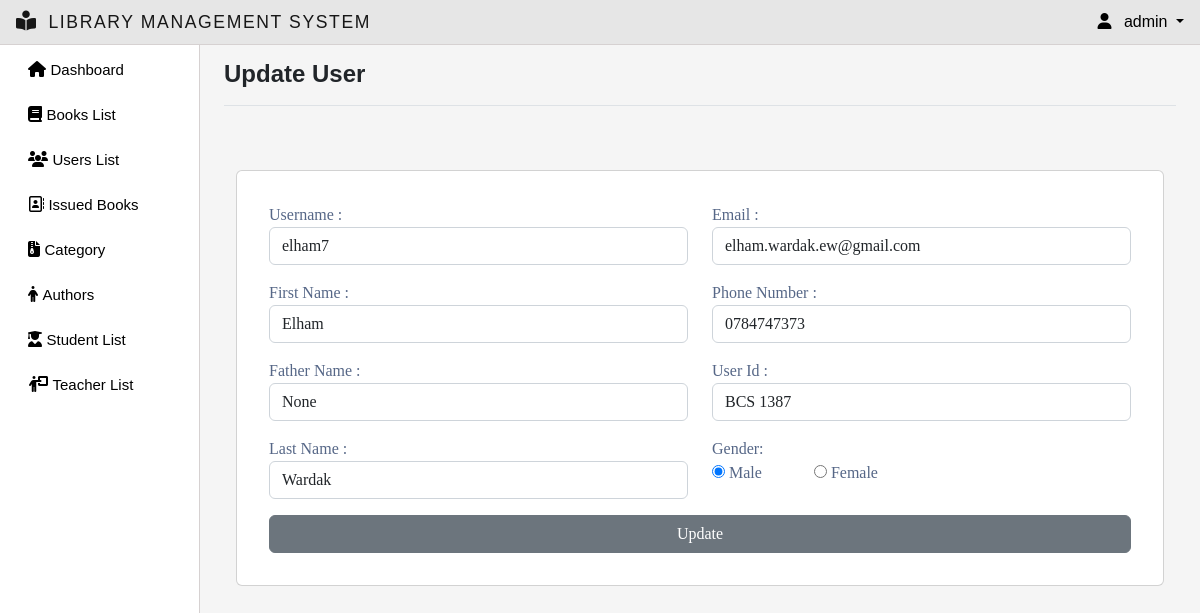
Page /update-user/24/ (signed in) on the committed database.
### myapp/models.py (models this page shows)
class CustomUser(AbstractUser):
    email = models.EmailField(max_length=255, unique=True)
    username = models.CharField(max_length=50, unique=True)
    first_name = models.CharField(null=True, blank=True, max_length=100)
    father_name= models.CharField(null=True, blank=True, max_length=100)
    last_name = models.CharField(null=True, blank=True, max_length=100)
    phone_number = models.CharField(null=True,blank=True, max_length=20)
    user_id = models.CharField(max_length=50,null=True,blank=True)
    group = models.ForeignKey(Group, on_delete=models.CASCADE, default=2)
    gender = models.CharField(max_length=1,choices=GENDER_CHOICES,null=True,blank=True)
    USERNAME_FIELD = 'email'
    EMAIL_FIELD = 'email'
    REQUIRED_FIELDS = []
    objects = CutomUserManager()

### myapp/decorators.py (the view)
        def wrapper_func(request, *args, **kwargs):
            group = None
            if request.user.group:
                group = request.user.group.name
            if group in allowed_roles:
                return view_func(request, *args, **kwargs)
            else:
                return HttpResponse('Your are not authorized to view this page!')

### myapp/views.py (called while the page is built)
@allowed_users(allowed_roles=['admin'])
@login_required(login_url='login-page')
def Update_user(request, id):
    if request.method == 'POST':
        user = User.objects.get(pk=id)
        user.username = request.POST['username']
        user.first_name = request.POST['first_name']
        user.father_name = request.POST['father_name']
        user.last_name = request.POST['last_name']
        user.email = request.POST['email']
        user.phone_number = request.POST['phone_number']
        user.user_id = request.POST['user_id']
        user.gender = request.POST['gender']
        user = user.save()
        messages.success(request,'You have Successfully updated the user')
        return redirect('users-management')
    else:
       pass
    user = User.objects.get(pk=id)
    return render(request, 'update_user.html', {'user': user} )

### myapp/templates/update_user.html (shortened to what this page needs)
{% extends 'main.html' %}
{% block title %}Update User{% endblock title %}
{% block content %}
<div class="container pt-4">
    <div class="row">
        <div class="col col-12">
            <div class="card">
                <div class="card-body p-4">
                    <form action="" method="POST">
                        <div class="row registerform p-2">
                            <div class="col-md-6 ">
                                <div class="form-group">
                                    <label for="">Username :</label>
                                    <input type="text" name="username" class="form-control mb-3" value="{{user.username}}">
                                </div>
                                <div class="form-group">
                                    <label for="">First Name :</label>
                                    <input type="text" name="first_name" id="" value="{{user.first_name}}" class="form-control mb-3">
                                </div>
                                <div class="form-group">
                                    <label for="">Father Name :</label>
                                    <input type="text" name="father_name" id="" value="{{user.father_name}}" class="form-control mb-3">
                                </div>
                                <div class="form-group">
                                    <label for="">Last Name :</label>
                                    <input type="text" name="last_name" id="" value="{{user.last_name}}" class="form-control mb-3">
                                </div>
                            </div>
                            <div class="col-md-6">
                                <div class="form-group">
                                    <label for="">Email :</label>
                                    <input type="email" name="email" id="" value="{{user.email}}" class="form-control mb-3">
                                </div>
                                <div class="form-group">
                                    <label for="">Phone Number :</label>
                                    <input type="text" name="phone_number" value="{{user.phone_number}}" class="form-control mb-3 ">
                                </div>
                                <div class="form-group">
                                    <label for="">User Id :</label>
                                    <input type="text" name="user_id" value="{{user.user_id}}" class="form-control mb-3">
                                </div>
                                <div class="form-group">
                                    <label for="" class="me-2 fw-700">Gender:</label>
                                </div>
                                <div class="form-group">
                                    <input type="radio" name="gender" id="male" value="M" {% if user.gender == "M" %}checked{% endif %}>
                                    <label for="male" class="me-5">Male</label>
                                    <input type="radio" name="gender" id="female" value="F" {% if user.gender == "F" %}checked{% endif %} >
                                    <label for="female" class="me-1">Female</label>
                                </div>
                            </div>
                            <div class="col-md-12">
                                <div class="form-group">
                                    <input type="submit" class="btn btn-secondary w-100" value="Update">
                                </div>
                            </div>
                        </div>
                    </form>
                </div>
            </div>
        </div>
    </div>
</div>
{% endblock %}

### templates/navbar.html (shortened to what this page needs)
<nav class="navbar navbar-expand-lg backgroundcolor fixed-top px-3 py-1 justify-content-between">
  <a class="navbar-brand" href="{% url 'admin-page' %}">
    <i class="fa-solid fa-book-open-reader navbar-icon "></i>
    <span class="ms-2">LIBRARY MANAGEMENT SYSTEM</span>
  </a>
  <div class="dropdown">
    <a class="dropdown-toggle user-menu-item" data-bs-toggle="dropdown" aria-expanded="false">
      <i class="fa-solid fa-user me-2"></i>
      {{request.user.username}}
    </a>
  </div>
</nav>

### static/css/main.css (style rules this page uses)
body { color: #566787; background: #f5f5f5; font-family: 'Varela Round', sans-serif; }
body { overflow-y:scroll; }
.navbar-icon { margin-top: -9px !important; font-size: 20px !important; }

### static/css/style.css (style rules this page uses)
:root { --offconvas-width: 270px; --topNavbarHeight: 56px; }
.backgroundcolor { background-color: #e6e6e6; border-bottom:1px solid #d6d1d1; }
@media screen and (min-width: 1200px) { .ms-2 { font-size: 1.1rem !important; letter-spacing: 0.1rem; } }
@media (min-width : 920px) { .navbar-brand { font-size: 0.9rem !important; } }
@media (min-width : 390px) { .navbar-brand { font-size: 1rem !important ; } }
.user-menu-item { color:#000000; text-decoration:none; cursor: pointer; }
.card { font-family:auto; }
.container { width: 100%; margin-top: 40px; }

### rows in the picture
CustomUser: user.username "admin"
CustomUser: username "elham7", first_name "Elham", father_name "None", last_name "Wardak", email "elham.wardak.ew@gmail.com", phone_number "0784747373", user_id "BCS 1387", gender "☑ Male", gender "☐ Female"
